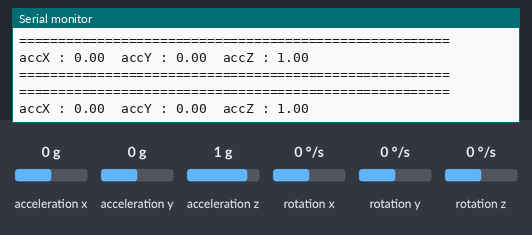
Bench run of a sketch on a simulated ESP32. Shown: the last lines printed to the serial monitor. The inputs (shaded band) are chosen by the test bench; at power-on: acceleration x 0 g, acceleration y 0 g, acceleration z 1 g, rotation x 0 °/s, rotation y 0 °/s, rotation z 0 °/s.

Above: at 4.2 s.
4.3 s: acceleration x set to -1.4 g
At 4.34 s:
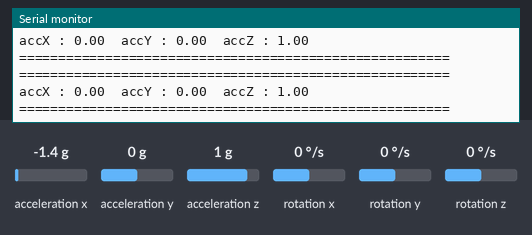
5.8 s: acceleration y set to -1.4 g
At 5.9 s:
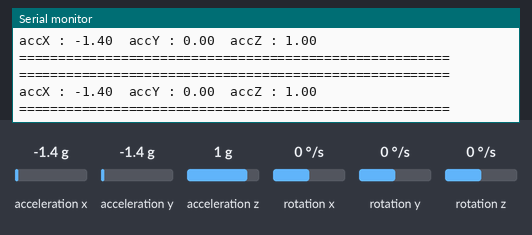
7.3 s: acceleration x set to 0 g
At 7.48 s:
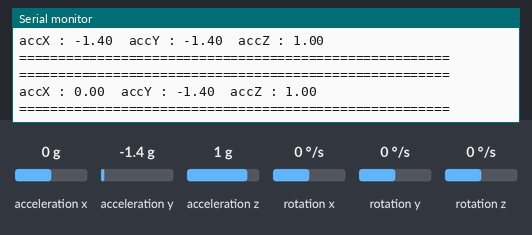
10.3 s: acceleration z set to -1.4 g
At 10.61 s:
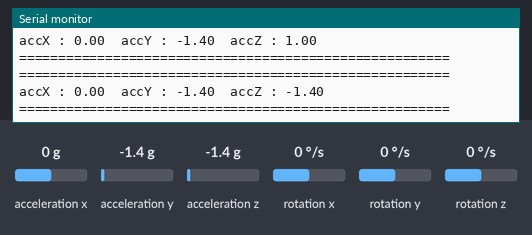
11.8 s: acceleration y set to 0 g
At 11.98 s:
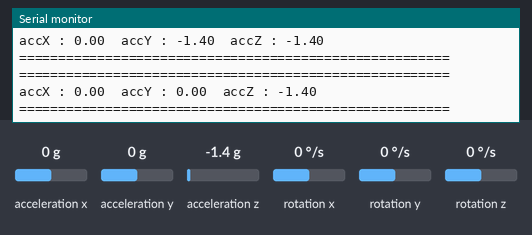

Measured:
- after the input at 7.3 s, the serial monitor: prints a new line at once (image 3)
- after the input at 10.3 s, the serial monitor: prints a new line after 0.14 s (image 4)
- after the input at 11.8 s, the serial monitor: prints a new line at once (image 5)

The sketch:

gyroscope_and_accelerometer_good_code.ino
```cpp
// /*
// *
// * This code is basic usage MPU-6050 Accelerometer and Gyroscope
// *
// * This code displays all data:
// * -GyroScopeX, Gyro Y, Gyro Z
// * -Gyro Angle X, Gyro Angle Y, Gyro Angle Z
// * -Accel X, Accel Y, Accel Z
// * -Accel Angle X, Accel Angle Y,Accel Angle Z,
// *
// * Library and code have been taken from:
// * https://github.com/tockn/MPU6050_tockn
// *
// * Updated by Ahmad Shamshiri on July 03, 2018 in Ajax, Ontario, Canada
// * for Robojax.com
// * Get this code from Robojax.com
// * Watch video instruction for this code at:https://youtu.be/uhh7ik02aDc
// *
// */
#include <MPU6050_tockn.h>
#include <Wire.h>

MPU6050 mpu6050(Wire);

long timer = 0;

void setup() {
  Serial.begin(9600);
  Wire.begin();
  mpu6050.begin();
  mpu6050.calcGyroOffsets(true);
}

void loop() {
  mpu6050.update();

  if(millis() - timer > 100){

    Serial.println("=======================================================");
    Serial.print("accX : ");Serial.print(mpu6050.getAccX());
    Serial.print("  accY : ");Serial.print(mpu6050.getAccY());
    Serial.print("  accZ : ");Serial.println(mpu6050.getAccZ());

//    Serial.print("gyroX : ");Serial.print(mpu6050.getGyroX());
//    Serial.print("  gyroY : ");Serial.print(mpu6050.getGyroY());
//    Serial.print("  gyroZ : ");Serial.println(mpu6050.getGyroZ());
//
//    Serial.print("accAngleX : ");Serial.print(mpu6050.getAccAngleX());
//    Serial.print("  accAngleY : ");Serial.println(mpu6050.getAccAngleY());
//
//    Serial.print("gyroAngleX : ");Serial.print(mpu6050.getGyroAngleX());
//    Serial.print("  gyroAngleY : ");Serial.print(mpu6050.getGyroAngleY());
//    Serial.print("  gyroAngleZ : ");Serial.println(mpu6050.getGyroAngleZ());
//
//    Serial.print("angleX : ");Serial.print(mpu6050.getAngleX());
//    Serial.print("  angleY : ");Serial.print(mpu6050.getAngleY());
//    Serial.print("  angleZ : ");Serial.println(mpu6050.getAngleZ());
    Serial.println("=======================================================");
    timer = millis();

  }

}


  /*
 *
 * This code is basic usage MPU-6050 Accelerometer and Gyroscope
 *
 * This code displays :

 * -AAngle X, Angle Y,Angle Z,
 *
 * Library and code have been taken from:
 * https://github.com/tockn/MPU6050_tockn
 *
 * Updated by Ahmad Shamshiri on July 03, 2018 in Ajax, Ontario, Canada
 * for Robojax.com
 * Get this code from Robojax.com
 * Watch video instruction for this code at:https://youtu.be/uhh7ik02aDc
 *
 */
//#include <MPU6050_tockn.h>
//#include <Wire.h>
//
//MPU6050 mpu6050(Wire);
//
//long timer = 0;
//
//void setup() {
//  Serial.begin(9600);
//  Wire.begin();
//  mpu6050.begin();
//  mpu6050.calcGyroOffsets(true);
//}
//
//void loop() {
//  mpu6050.update();
//
//  if(millis() - timer > 100){
//
//    Serial.println("=======================================================");
//    Serial.print("temp : ");Serial.println(mpu6050.getTemp());
//    Serial.print("accX : ");Serial.print(mpu6050.getAccX());
//    Serial.print("  accY : ");Serial.print(mpu6050.getAccY());
//    Serial.print("  accZ : ");Serial.println(mpu6050.getAccZ());
//
//    Serial.print("gyroX : ");Serial.print(mpu6050.getGyroX());
//    Serial.print("  gyroY : ");Serial.print(mpu6050.getGyroY());
//    Serial.print("  gyroZ : ");Serial.println(mpu6050.getGyroZ());
//
//    Serial.print("accAngleX : ");Serial.print(mpu6050.getAccAngleX());
//    Serial.print("  accAngleY : ");Serial.println(mpu6050.getAccAngleY());
//
//    Serial.print("gyroAngleX : ");Serial.print(mpu6050.getGyroAngleX());
//    Serial.print("  gyroAngleY : ");Serial.print(mpu6050.getGyroAngleY());
//    Serial.print("  gyroAngleZ : ");Serial.println(mpu6050.getGyroAngleZ());
//
//    Serial.print("angleX : ");Serial.print(mpu6050.getAngleX());
//    Serial.print("  angleY : ");Serial.print(mpu6050.getAngleY());
//    Serial.print("  angleZ : ");Serial.println(mpu6050.getAngleZ());
//    Serial.println("=======================================================");
//    timer = millis();
//
//  }
//
//}
```
